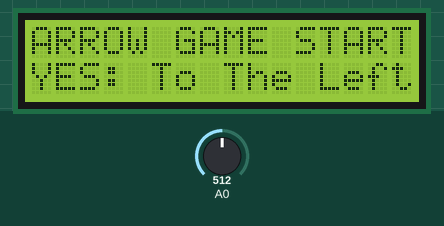
Recording of a sketch running on a simulated Arduino Uno, built with avr-gcc and run on an emulated ATmega328P. Parts: 16×2 character LCD. Inputs (shaded band) come from the test bench; at power-on: A0 = 512. Random numbers use the default seed unless the sketch sets one; what the sketch prints to the serial monitor is not drawn.

Above: at 4.2 s.
4.3 s: A0 set to 55
5.8 s: A0 set to 47
At 7.2 s:
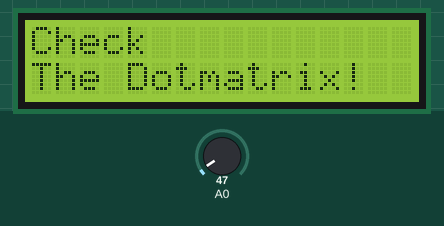
At 10.0 s:
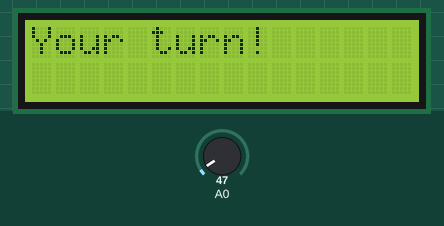
Timing chart, 0 to 11.5 s (numbered marks = the images above; inputs shaded):
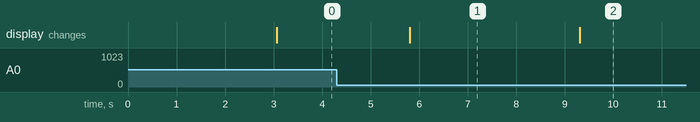

Measured:
- the behaviour switches between 50 and 49 on A0 (found by bisection; images 0 and 1)
- after the input at 4.3 s, every drawn part: stays the same
- after the input at 5.8 s, the display: changes at once (image 1)
- what the display in image 1 shows lasts 3.5 s, from 5.8 s to 9.3 s

The sketch:

test_3.ino
```cpp
#include <LiquidCrystal.h>
LiquidCrystal lcd(8, 9, 4, 5, 6, 7);           // LCD패널에 사용되는 핀 설정
int lcd_key     = 0;
int adc_key_in  = 0;
int start_key   = 0;
#define btnRIGHT  3
#define btnUP     0
#define btnDOWN   1
#define btnLEFT   2
#define btnSELECT 4
#define btnNONE   5
int read_LCD_buttons() {
  adc_key_in = analogRead(0);                 // 키패드 값을 받음
  if (adc_key_in > 1000) return btnNONE;
  if (adc_key_in < 50)   return btnLEFT;
  if (adc_key_in < 195)  return btnUP;
  if (adc_key_in < 380)  return btnRIGHT;
  if (adc_key_in < 555)  return btnSELECT;
  if (adc_key_in < 790)  return btnDOWN;
  return btnNONE;
}

int a[7], b[7], temp;

void setup() {
  delay(3000); // 게임에서 마지막으로 입력된 값이 들어오는 걸 방지
  Serial.begin(9600);
  randomSeed(analogRead(0));

  lcd.begin(16, 2);               // 라이브러리 시작
  lcd.setCursor(0, 0);            // 첫번째 줄 LCD 커서 위치 설정
  lcd.print("ARROW GAME START");  // 첫번째 줄에 출력
  lcd.setCursor(0, 1);            // 두번째 줄 LCD 커서 위치 설정
  lcd.print("YES: To The Left");  // 첫번째 줄에 출력
}
void loop() {

  //game 시작 yes 눌러야 시작하도록 만듦
  start_key = read_LCD_buttons();   // 키패드 값을 읽음

  if (start_key == 2)
  {
    lcd.clear();
    lcd.print("Check");
    lcd.setCursor(0, 1);            // 두번째 줄 LCD 커서 위치 설정
    lcd.print("The Dotmatrix!");  // 첫번째 줄에 출력

    storeArrow(); //랜덤 숫자 만들어서 배열에 저장하는 동시에 저장하는 숫자를 화살표로 바꿔서 도트매트릭스에 출력

    lcd.clear();
    lcd.print("Your turn!");

    InputArrow();

    CompareArrow();
  }
  //lcd_key = read_LCD_buttons();   // 키패드 값을 읽음


}

void storeArrow()
{
  Serial.print("-------------------\n");
  for(int i=0; i<7; i++)
    {
      a[i] = random(4);
      //Serial.print(i, " : a[i]="); // 잘 저장되고 있는지 확인

      printArrow(a[i]); // 화살표 출력
    }
  Serial.print("-------------------\n");
}


void InputArrow()
{
  int temp = btnNONE;
  for(int i=0; i<7; i++)
    {
      bool Is_escape = false;
      while(temp == read_LCD_buttons() || read_LCD_buttons() == btnNONE){
        if(temp != read_LCD_buttons()){
          Is_escape = true;
        }
        if(read_LCD_buttons() != btnNONE && Is_escape == true){
          break;
        }
      }
      b[i] = read_LCD_buttons();
      temp = b[i];
      Serial.print(b[i]); // 잘 저장되고 있는지 확인
      printArrow(b[i]); // 화살표 출력
    }
}

void CompareArrow() // 두 배열 비교하는 함수
{
  for(int i=0; i<7; i++)
  {
    if(a[i] != b[i])
    {
      lcd.clear();
      lcd.print("FAIL!!");
      Serial.print("FAIL!!\n");
      lcd.setCursor(0, 1);
      lcd.print("NEXT: To The Left");

      lcd.clear();
      lcd.print("RESTART?");
      lcd.setCursor(0, 1);
      lcd.print("YES: To The Left");
      break;
    }

    if(i==6)
    {
      lcd.clear();
      lcd.print("SUCCESS!!");
      Serial.print("SUCCESS!!\n");
      lcd.setCursor(0, 1);
      lcd.print("NEXT: To The Left");

      lcd.clear();
      lcd.print("Turn off Alarm?");
      lcd.setCursor(0, 1);
      lcd.print("YES: To The Left");
    }
  }
}


void printArrow(int a)
{
  delay(500);
  switch (a)
  {
    case 0: {
        Serial.print("Up\n"); //이걸 이제 시리얼 모니터가 아닌 도트 매트릭스에 출력
        // 시리얼 프린트 지우고
        // 도트매트릭스 함수 호출
        // 이때 도트매트릭스 함수를 따로 만들어서 번호에 해당하는 모양을 함수로 전달
        // 도트매트릭스 함수 : 받은 정수 case마다 다른 모양을 도트매트릭스에 출력
        break;
      }
    case 1: {
        Serial.print("Down\n");
        break;
      }
    case 2: {
        Serial.print("Left\n");
        break;
      }
    case 3: {
        Serial.print("Right\n");
        break;
      }
  }
}
```
